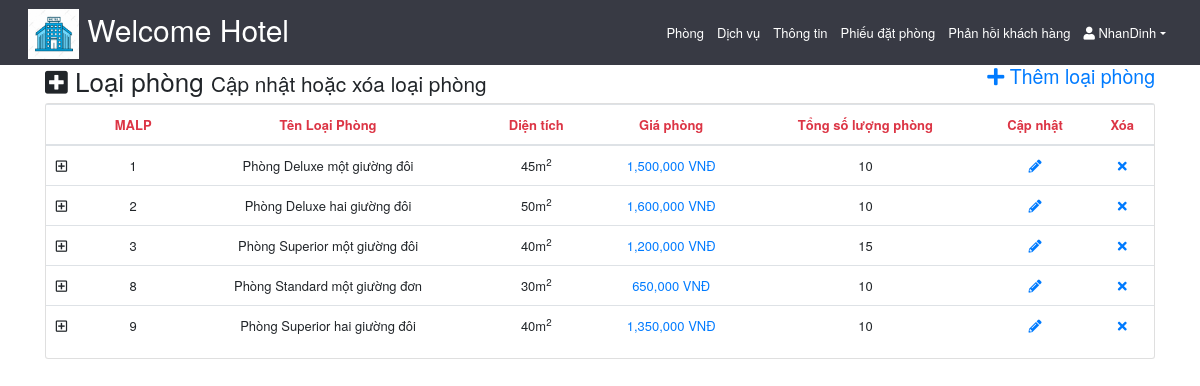
The app's page /includes/Allrooms.inc.php (signed in) with its own data.
### tables this page shows
CREATE TABLE `loaiphong` (
  `MALP` int(11) NOT NULL,
  `TenLoaiPhong` varchar(255) NOT NULL,
  `Dientich` varchar(50) NOT NULL,
  `TienNghi` longtext NOT NULL,
  `NuMaxAdult` int(11) NOT NULL,
  `NuMaxChild` int(11) NOT NULL,
  `GiaPhong` bigint(20) NOT NULL,
  `Sum_rooms` tinyint(4) NOT NULL,
  `image1` varchar(255) NOT NULL,
  `image2` varchar(255) DEFAULT NULL,
  `image3` varchar(255) DEFAULT NULL
);

### includes/Allrooms.inc.php (the view, shortened to what this page needs)
<?php
    if(!isset($_SESSION['idadmin'])) {header("Location:loginAdmin.inc.php") ;}
    else {
    	require_once('header_Admin.inc.php');
        require_once ('dbh.inc.php');
     ?>
    <div class="container-fluid body-section container">
        <div class="row">
            <div class="col-md-12">
                <div class="row">
                    <div class="col-8">
                        <h2><i class="fa fa-plus-square"></i> Loại phòng <small>Cập nhật hoặc xóa loại phòng</small></h2>
                    </div>
                    <div class="col-4" align="right">
                        <a href="add-room.inc.php"><h4><i class="fas fa-plus"></i> Thêm loại phòng</h4></a>
                    </div>
                </div>
                <div class="card">
                    <div class="card-content table-responsive table-full-width">
                        <table class="table">
                            <thead class="text-danger">
                            	<th></th>
                                <th><center>MALP</center></th>
                                <th><center>Tên Loại Phòng</center></th>
                                <th><center>Diện tích</center></th>
                                <th><center>Giá phòng</center></th>
                                <th><center>Tổng số lượng phòng</center></th>
                                <th><center>Cập nhật</center></th>
                                <th><center>Xóa</center></th>
                            </thead>
                            <tbody>
                                <?php
                                    $sql = "SELECT * FROM loaiphong";
                                    $stmt= $conn -> prepare($sql);
    						        $stmt->execute();
    						        $query1 =$stmt->get_result();
    						        if(mysqli_num_rows($query1) > 0){
    						        while($row = mysqli_fetch_array($query1)){
                                ?>
                                <tr>
                                	<td><i class="far fa-plus-square" data-toggle="collapse" href="#collapseroom_<?php echo $row['MALP']; ?>" role="button" aria-expanded="false" aria-controls="collapseroom_<?php echo $row['MALP']; ?>"></i></td>
                                    <td><center><?php echo $row['MALP']; ?></center></td>
                                    <td><center><?php echo $row['TenLoaiPhong']; ?></center></td>
                                    <td><center><?php echo $row['Dientich']; ?></center></td>
                                    <td class="text-primary"><center><?php echo number_format($row['GiaPhong']); ?> VNĐ</center></td>
                                    <td><center><?php echo $row['Sum_rooms']; ?></center></td>
                                    <td><center><a href="edit-room.inc.php?id=<?php echo $row['MALP']; ?>"><i class="fa fa-pencil-alt"></i></a></center></td>
                                    <td><center><a href="Allrooms.inc.php?del=<?php echo $row['MALP']; ?>"><i class="fa fa-times"></i></a></center></td>
                                </tr>
                                <?php
                                        }
                                    }
                                ?>
                            </tbody>
                        </table>
                    </div>
                </div>
            </div>
        </div>
    </div>
<?php mysqli_close($conn);} ?>

### css/style.css (style rules this page uses)
html,body { width: 100%; height:100%; font-family: "Helvetica Neue", Arial; font-size: 13px; }
.card a { text-decoration: none; }

### records on screen
loaiphong: MALP "1", TenLoaiPhong "Phòng Deluxe một giường đôi", Dientich "45m 2", GiaPhong "1,500,000", Sum_rooms "10"
loaiphong: MALP "2", TenLoaiPhong "Phòng Deluxe hai giường đôi", Dientich "50m 2", GiaPhong "1,600,000", Sum_rooms "10"
loaiphong: MALP "3", TenLoaiPhong "Phòng Superior một giường đôi", Dientich "40m 2", GiaPhong "1,200,000", Sum_rooms "15"
loaiphong: MALP "8", TenLoaiPhong "Phòng Standard một giường đơn", Dientich "30m 2", GiaPhong "650,000", Sum_rooms "10"
loaiphong: MALP "9", TenLoaiPhong "Phòng Superior hai giường đôi", Dientich "40m 2", GiaPhong "1,350,000", Sum_rooms "10"

### other values on screen
$_SESSION['admin'] "NhanDinh"
